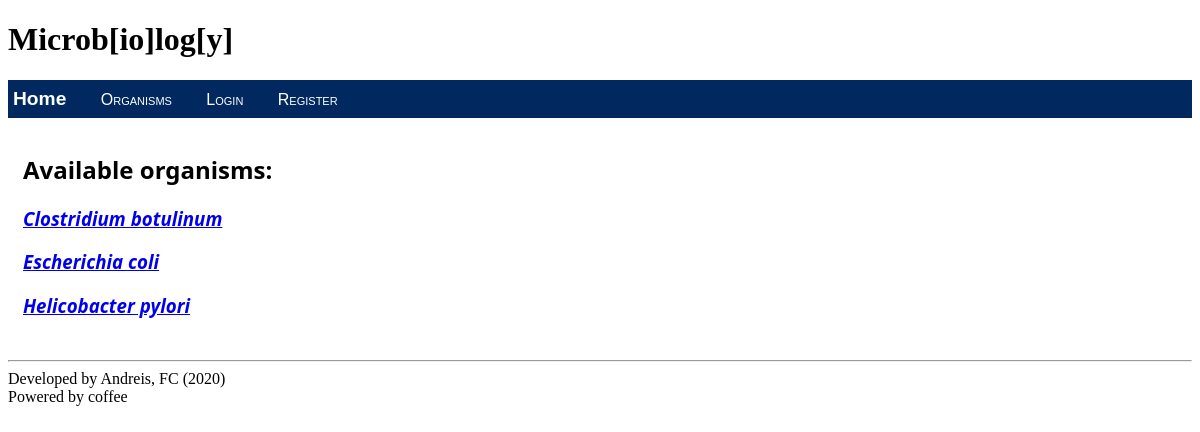
/organisms/, run on an earlier commit of the app's database.
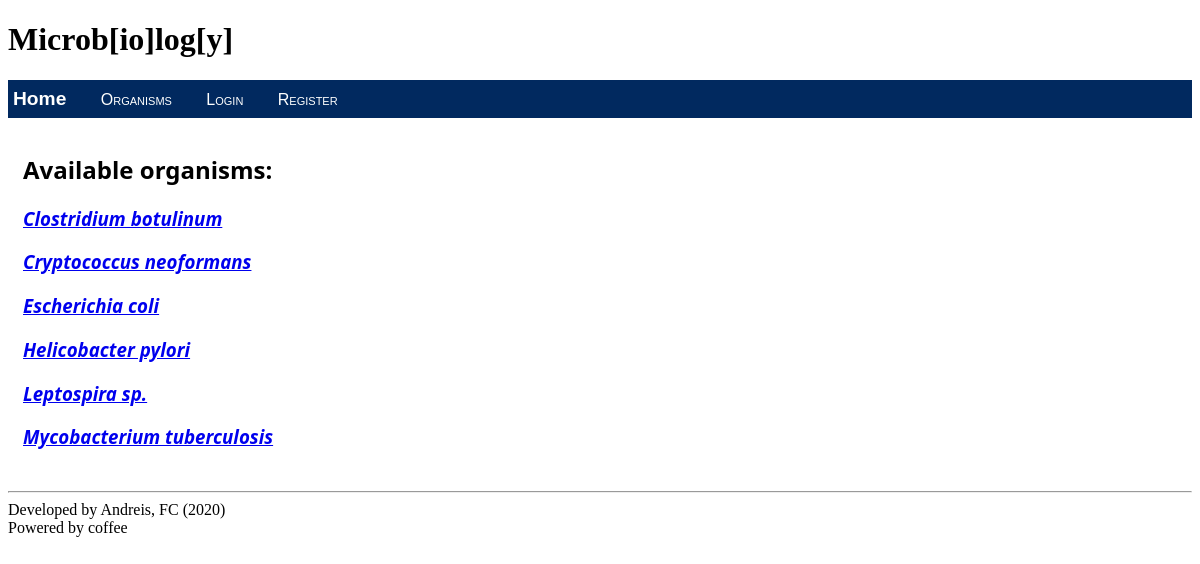
And on a later commit of the database.
### mainpage/models.py (models this page shows, shortened)
class Organism(models.Model):
    name=models.CharField(max_length=150)
    slug=models.SlugField(unique=True)
    def __str__(self):
        return self.name

### mainpage/views.py (the view)
# urls.py: path('organisms/', views.organisms, name='organisms'),
def organisms(request):
    orgs = Organism.objects.order_by('name')
    return render(
        request,
        'mainpage/organisms.html',
        {'orglist':orgs}
    )

### mainpage/templates/mainpage/organisms.html (shortened to what this page needs)
{% extends "mainpage/base_layout.html" %}
{% block content %}
    <h2>Available organisms:</h2>
    {% if orglist %}
        {% for org in orglist %}
            <h3><a href="{% url 'byorganism' org.slug %}"><i>{{org}}</i></a><br></h3>
        {% endfor %}
    {% endif %}
{% endblock %}

### mainpage/templates/mainpage/base_layout.html (shortened to what this page needs)
<!DOCTYPE html>
<html>
    <head>
        {% load static %}
        <link rel="stylesheet" type="text/css" href="{% static 'mainpage/site.css' %}"/>
    </head>
    <header>
        <div class="header">
            <h1> Microb[io]log[y]</h1>
        </div>
    </header>
    <body>
        <nav>
            <div class="navbar">
                <a href="{% url 'home' %}" class="navbar-brand">Home</a>
                <a href="{% url 'organisms' %}" class="navbar-item">Organisms</a>
                {% if user.is_authenticated %}
                    <a href="{% url 'newpost' %}" class="navbar-item">New Post</a>
                    <a href="{% url 'account' %}" class="navbar-item">{{user.username}}</a>
                    <a href="{% url 'logout' %}" class="navbar-item">Logout</a>
                {% else %}
                    <a href="{% url 'login' %}" class="navbar-item">Login</a>
                    <a href="{% url 'register' %}" class="navbar-item">Register</a>
                {% endif %}
            </div>
        </nav>
        <div class="body-content">
            {% block content %}
            {% endblock %}
        </div>
        <hr/>
        <footer>
            Developed by Andreis, FC (2020)<br>
            Powered by coffee
        </footer>
    </body>
</html>

### mainpage/static/mainpage/site.css (style rules this page uses)
.navbar { background-color: #01295F; font-size: 1em; font-family: 'Trebuchet MS', 'Lucida Sans Unicode', 'Lucida Grande', 'Lucida Sans', Arial, sans-serif; color: white; padding: 8px 5px 8px 5px; }
.navbar a { text-decoration: none; color: inherit; }
.navbar-brand { font-size: 1.2em; font-weight: 600; }
.navbar-item { font-variant: small-caps; margin-left: 30px; }
.body-content { padding: 15px; font-family:'Segoe UI', Tahoma, Geneva, Verdana, sans-serif; }

What changed in the data, as far as the page shows it:
added Organism: name "Cryptococcus neoformans"
added Organism: name "Leptospira sp."
added Organism: name "Mycobacterium tuberculosis"
